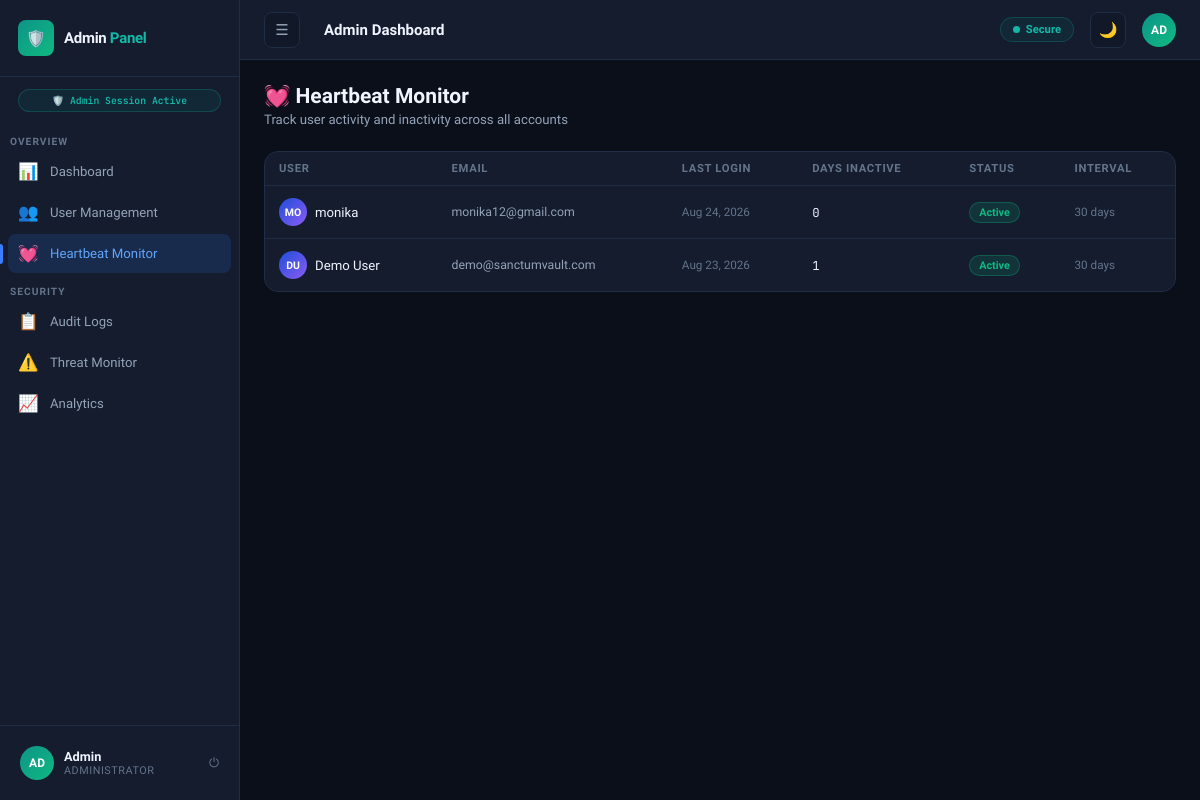
Screenshot of /admin/heartbeat (signed in) with the database file from the repository.
### sanctum-vault/database.py (models this page shows, shortened)
class User(db.Model):
    __tablename__ = 'users'
    id            = db.Column(db.Integer, primary_key=True)
    name          = db.Column(db.String(100), nullable=False)
    email         = db.Column(db.String(200), unique=True, nullable=False)
    password      = db.Column(db.String(300), nullable=False)
    phone         = db.Column(db.String(30),  default='')
    role          = db.Column(db.String(20),  default='user')   # user | admin
    plan          = db.Column(db.String(30),  default='free')   # free | pro | enterprise
    is_active     = db.Column(db.Boolean,     default=True)
    last_login    = db.Column(db.DateTime,    nullable=True)
    heartbeat_interval = db.Column(db.Integer, default=30)      # days
    created_at    = db.Column(db.DateTime,    default=datetime.utcnow)
    totp_secret      = db.Column(db.String(64),  nullable=True)   # TOTP secret (base32)
    totp_enabled     = db.Column(db.Boolean,     default=False)
    sms_enabled      = db.Column(db.Boolean,     default=False)
    sms_code         = db.Column(db.String(10),  nullable=True)   # current OTP sent via SMS
    sms_code_expiry  = db.Column(db.DateTime,    nullable=True)
    hw_key_enabled   = db.Column(db.Boolean,     default=False)
    hw_key_name      = db.Column(db.String(100), nullable=True)   # e.g. "YubiKey 5"
    hw_key_id        = db.Column(db.String(200), nullable=True)   # simulated credential id
    backup_codes     = db.Column(db.Text,        nullable=True)   # JSON list of hashed codes
    backup_codes_generated_at = db.Column(db.DateTime, nullable=True)
    vault_items   = db.relationship('VaultItem',   backref='user', lazy=True)
    beneficiaries = db.relationship('Beneficiary', backref='user', lazy=True)
    share_links   = db.relationship('ShareLink',   backref='user', lazy=True)
    activity_logs = db.relationship('ActivityLog', backref='user', lazy=True)
    notifications = db.relationship('Notification',backref='user', lazy=True)
    payments      = db.relationship('Payment',     backref='user', lazy=True)
    @property
    def initials(self):
        parts = self.name.strip().split()
        return (parts[0][0] + parts[-1][0]).upper() if len(parts) >= 2 else self.name[:2].upper()
    @property
    def days_since_login(self):
        if not self.last_login:
            return None
        return (datetime.utcnow() - self.last_login).days
    @property
    def heartbeat_status(self):
        if not self.last_login:
            return 'unknown'
        days = self.days_since_login
        if days is None:        return 'unknown'
        if days <= 1:           return 'active'
        if days <= self.heartbeat_interval: return 'idle'
        return 'inactive'

### sanctum-vault/app.py (the view)
@app.route('/admin/heartbeat')
@admin_required
def admin_heartbeat():
    users = User.query.filter_by(role='user').order_by(User.last_login.desc()).all()
    return render_template('admin_heartbeat.html', users=users)

### sanctum-vault/app.py (called while the page is built)
def admin_required(f):
    from functools import wraps
    @wraps(f)
    def decorated(*args, **kwargs):
        if 'user_id' not in session or session.get('role') != 'admin':
            return redirect(url_for('admin_login'))
        return f(*args, **kwargs)
    return decorated

### sanctum-vault/templates/admin_heartbeat.html (shortened to what this page needs)
{% extends "admin_shell.html" %}
{% set active_page = 'heartbeat' %}
{% block content %}
<div class="page-header">
  <h1>💓 Heartbeat Monitor</h1>
  <p>Track user activity and inactivity across all accounts</p>
</div>
<div class="card" style="padding:0;overflow:hidden">
  <div class="table-wrap">
    <table>
      <thead><tr><th>User</th><th>Email</th><th>Last login</th><th>Days inactive</th><th>Status</th><th>Interval</th></tr></thead>
      <tbody>
        {% for user in users %}
        <tr>
          <td>
            <div style="display:flex;align-items:center;gap:8px">
              <div class="avatar" style="width:28px;height:28px;font-size:.7rem">{{ user.initials }}</div>
              <span style="font-size:.88rem">{{ user.name }}</span>
            </div>
          </td>
          <td style="font-size:.82rem;color:var(--text2)">{{ user.email }}</td>
          <td style="font-size:.78rem;color:var(--text3)">{{ user.last_login.strftime('%b %d, %Y') if user.last_login else 'Never' }}</td>
          <td style="font-family:var(--mono);font-size:.82rem">{{ user.days_since_login if user.days_since_login is not none else '—' }}</td>
          <td>
            <span class="badge badge-{{ 'green' if user.heartbeat_status=='active' else 'amber' if user.heartbeat_status=='idle' else 'red' }}">
              {{ user.heartbeat_status|title }}
            </span>
          </td>
          <td style="font-size:.78rem;color:var(--text3)">{{ user.heartbeat_interval }} days</td>
        </tr>
        {% else %}
        <tr><td colspan="6" style="text-align:center;color:var(--text3);padding:30px">No users found.</td></tr>
        {% endfor %}
      </tbody>
    </table>
  </div>
</div>
{% endblock %}

### sanctum-vault/static/css/main.css (style rules this page uses)
*,*::before,*::after { box-sizing:border-box;margin:0;padding:0 }
:root { --bg:#0b0f1a;--bg2:#111827;--bg3:#1a2235;--card:#141c2e;--card2:#1e2a40; --border:#1f2d45;--border2:#2a3d58;--accent:#3b7fff;--accent2:#60a5fa; --accent3:#1d4ed8;--teal:#0d9488;--teal2:#14b8a6;--green:#10b981; --red:#ef4444;--amber:#f59e0b;--purple:#8b5cf6;--text:#f0f4ff; --text2:#94a3b8;--text3:#64748b;--font:'Sora',sans-serif; --mono:'JetBrains Mono',monospace;--r:10px;--r2:14px; --sh:0 4px 24px rgba(0,0,0,.4); }
html { font-size:15px;scroll-behavior:smooth }
body { font-family:var(--font);background:var(--bg);color:var(--text);min-height:100vh;overflow-x:hidden }
.avatar { width:34px;height:34px;border-radius:50%;background:linear-gradient(135deg,var(--accent3),var(--purple));display:flex;align-items:center;justify-content:center;font-size:.8rem;font-weight:700;flex-shrink:0;color:#fff }
.page-header { margin-bottom:24px }
.page-header h1 { font-size:1.4rem;font-weight:700;margin-bottom:4px }
.page-header p { color:var(--text2);font-size:.88rem }
.card { background:var(--card);border:1px solid var(--border);border-radius:var(--r2);padding:20px }
.table-wrap { overflow-x:auto }
table { width:100%;border-collapse:collapse }
thead th { text-align:left;padding:10px 14px;font-size:.75rem;font-weight:600;color:var(--text3);text-transform:uppercase;letter-spacing:.06em;border-bottom:1px solid var(--border) }
tbody td { padding:12px 14px;font-size:.85rem;border-bottom:1px solid var(--border);vertical-align:middle }
tbody tr:last-child td { border-bottom:none }
.badge { display:inline-flex;align-items:center;gap:4px;padding:3px 9px;border-radius:20px;font-size:.72rem;font-weight:600 }
.badge-green { background:rgba(16,185,129,.15);color:var(--green);border:1px solid rgba(16,185,129,.3) }

### rows the page displays
User: initials "MO", name "monika", email "monika12@gmail.com", last_login "Aug 24, 2026", last_login "0", heartbeat_status "Active", heartbeat_interval "30"
User: initials "DU", name "Demo User", email "demo@sanctumvault.com", last_login "Aug 23, 2026", last_login "1", heartbeat_status "Active", heartbeat_interval "30"

### other values shown
{{ session.user_name[:2]|upper }} "AD"
{{ session.user_name }} "Admin"
